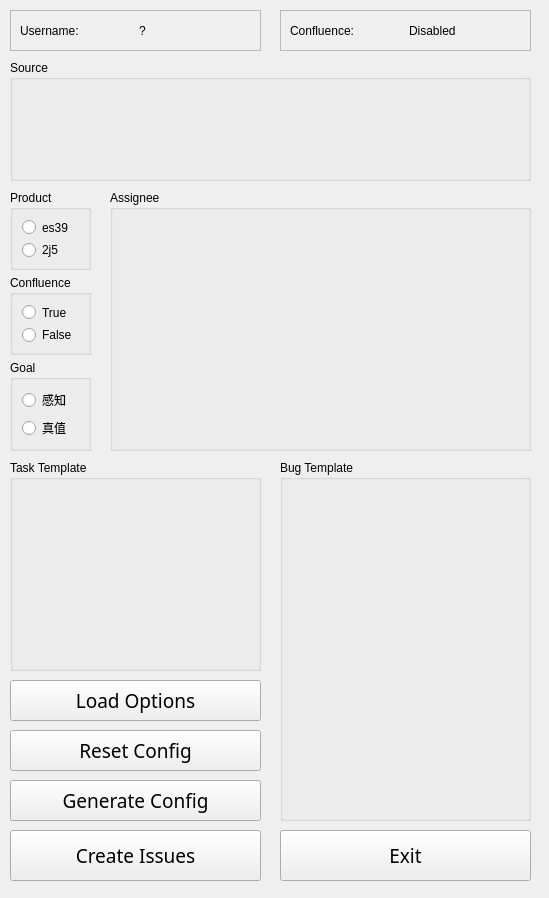
<?xml version="1.0" encoding="UTF-8"?>
<ui version="4.0">
 <class>Form</class>
 <widget class="QWidget" name="Form">
  <property name="enabled">
   <bool>true</bool>
  </property>
  <property name="geometry">
   <rect>
    <x>0</x>
    <y>0</y>
    <width>549</width>
    <height>898</height>
   </rect>
  </property>
  <property name="windowTitle">
   <string>Form</string>
  </property>
  <widget class="QGroupBox" name="assignee_box">
   <property name="geometry">
    <rect>
     <x>110</x>
     <y>190</y>
     <width>421</width>
     <height>261</height>
    </rect>
   </property>
   <property name="title">
    <string>Assignee</string>
   </property>
   <layout class="QGridLayout" name="gridLayout_5"/>
  </widget>
  <widget class="QPushButton" name="create_issues">
   <property name="geometry">
    <rect>
     <x>10</x>
     <y>830</y>
     <width>251</width>
     <height>51</height>
    </rect>
   </property>
   <property name="font">
    <font>
     <family>Ubuntu Mono</family>
     <pointsize>14</pointsize>
    </font>
   </property>
   <property name="cursor">
    <cursorShape>PointingHandCursor</cursorShape>
   </property>
   <property name="text">
    <string>Create Issues</string>
   </property>
  </widget>
  <widget class="QPushButton" name="reset_config">
   <property name="geometry">
    <rect>
     <x>10</x>
     <y>730</y>
     <width>251</width>
     <height>41</height>
    </rect>
   </property>
   <property name="font">
    <font>
     <family>Ubuntu Mono</family>
     <pointsize>14</pointsize>
    </font>
   </property>
   <property name="cursor">
    <cursorShape>PointingHandCursor</cursorShape>
   </property>
   <property name="text">
    <string>Reset Config</string>
   </property>
  </widget>
  <widget class="QGroupBox" name="task_box">
   <property name="geometry">
    <rect>
     <x>10</x>
     <y>460</y>
     <width>251</width>
     <height>211</height>
    </rect>
   </property>
   <property name="title">
    <string>Task Template</string>
   </property>
   <layout class="QGridLayout" name="gridLayout_6"/>
  </widget>
  <widget class="QPushButton" name="gen_config">
   <property name="geometry">
    <rect>
     <x>10</x>
     <y>780</y>
     <width>251</width>
     <height>41</height>
    </rect>
   </property>
   <property name="font">
    <font>
     <family>Ubuntu Mono</family>
     <pointsize>14</pointsize>
    </font>
   </property>
   <property name="cursor">
    <cursorShape>PointingHandCursor</cursorShape>
   </property>
   <property name="text">
    <string>Generate Config</string>
   </property>
  </widget>
  <widget class="QGroupBox" name="product_box">
   <property name="geometry">
    <rect>
     <x>10</x>
     <y>190</y>
     <width>81</width>
     <height>80</height>
    </rect>
   </property>
   <property name="title">
    <string>Product</string>
   </property>
   <layout class="QVBoxLayout" name="verticalLayout">
    <item>
     <widget class="QRadioButton" name="radioButton">
      <property name="text">
       <string>es39</string>
      </property>
     </widget>
    </item>
    <item>
     <widget class="QRadioButton" name="radioButton_2">
      <property name="text">
       <string>2j5</string>
      </property>
     </widget>
    </item>
   </layout>
  </widget>
  <widget class="QGroupBox" name="bug_box">
   <property name="geometry">
    <rect>
     <x>280</x>
     <y>460</y>
     <width>251</width>
     <height>361</height>
    </rect>
   </property>
   <property name="title">
    <string>Bug Template</string>
   </property>
   <layout class="QGridLayout" name="gridLayout_7"/>
  </widget>
  <widget class="QGroupBox" name="source_box">
   <property name="geometry">
    <rect>
     <x>10</x>
     <y>60</y>
     <width>521</width>
     <height>121</height>
    </rect>
   </property>
   <property name="title">
    <string>Source</string>
   </property>
   <layout class="QGridLayout" name="gridLayout"/>
  </widget>
  <widget class="QPushButton" name="terminate">
   <property name="geometry">
    <rect>
     <x>280</x>
     <y>830</y>
     <width>251</width>
     <height>51</height>
    </rect>
   </property>
   <property name="font">
    <font>
     <family>Ubuntu Mono</family>
     <pointsize>14</pointsize>
    </font>
   </property>
   <property name="cursor">
    <cursorShape>PointingHandCursor</cursorShape>
   </property>
   <property name="text">
    <string>Exit</string>
   </property>
  </widget>
  <widget class="QGroupBox" name="confluence_box">
   <property name="geometry">
    <rect>
     <x>10</x>
     <y>275</y>
     <width>81</width>
     <height>80</height>
    </rect>
   </property>
   <property name="title">
    <string>Confluence</string>
   </property>
   <layout class="QVBoxLayout" name="verticalLayout_3">
    <item>
     <widget class="QRadioButton" name="confluence_true">
      <property name="text">
       <string>True</string>
      </property>
     </widget>
    </item>
    <item>
     <widget class="QRadioButton" name="confluence_false">
      <property name="text">
       <string>False</string>
      </property>
     </widget>
    </item>
   </layout>
  </widget>
  <widget class="QFrame" name="frame">
   <property name="geometry">
    <rect>
     <x>10</x>
     <y>10</y>
     <width>251</width>
     <height>41</height>
    </rect>
   </property>
   <property name="frameShape">
    <enum>QFrame::StyledPanel</enum>
   </property>
   <property name="frameShadow">
    <enum>QFrame::Raised</enum>
   </property>
   <layout class="QGridLayout" name="gridLayout_3">
    <item row="0" column="0">
     <widget class="QLabel" name="label_22">
      <property name="text">
       <string>Username:</string>
      </property>
     </widget>
    </item>
    <item row="0" column="1">
     <widget class="QLabel" name="jira_username">
      <property name="enabled">
       <bool>true</bool>
      </property>
      <property name="text">
       <string>?</string>
      </property>
     </widget>
    </item>
   </layout>
  </widget>
  <widget class="QFrame" name="frame_3">
   <property name="geometry">
    <rect>
     <x>280</x>
     <y>10</y>
     <width>251</width>
     <height>41</height>
    </rect>
   </property>
   <property name="frameShape">
    <enum>QFrame::StyledPanel</enum>
   </property>
   <property name="frameShadow">
    <enum>QFrame::Raised</enum>
   </property>
   <layout class="QGridLayout" name="gridLayout_2">
    <item row="1" column="1">
     <widget class="QLabel" name="confluence_username">
      <property name="enabled">
       <bool>true</bool>
      </property>
      <property name="text">
       <string>Disabled</string>
      </property>
     </widget>
    </item>
    <item row="1" column="0">
     <widget class="QLabel" name="label_23">
      <property name="text">
       <string>Confluence:</string>
      </property>
     </widget>
    </item>
   </layout>
  </widget>
  <widget class="QGroupBox" name="goal_box">
   <property name="geometry">
    <rect>
     <x>10</x>
     <y>360</y>
     <width>81</width>
     <height>91</height>
    </rect>
   </property>
   <property name="title">
    <string>Goal</string>
   </property>
   <layout class="QVBoxLayout" name="verticalLayout_4">
    <item>
     <widget class="QRadioButton" name="goal_perception">
      <property name="text">
       <string>感知</string>
      </property>
     </widget>
    </item>
    <item>
     <widget class="QRadioButton" name="goal_ground_truth">
      <property name="text">
       <string>真值</string>
      </property>
     </widget>
    </item>
   </layout>
  </widget>
  <widget class="QPushButton" name="load_options">
   <property name="geometry">
    <rect>
     <x>10</x>
     <y>680</y>
     <width>251</width>
     <height>41</height>
    </rect>
   </property>
   <property name="font">
    <font>
     <family>Ubuntu Mono</family>
     <pointsize>14</pointsize>
    </font>
   </property>
   <property name="cursor">
    <cursorShape>PointingHandCursor</cursorShape>
   </property>
   <property name="text">
    <string>Load Options</string>
   </property>
  </widget>
 </widget>
 <resources/>
 <connections/>
</ui>
